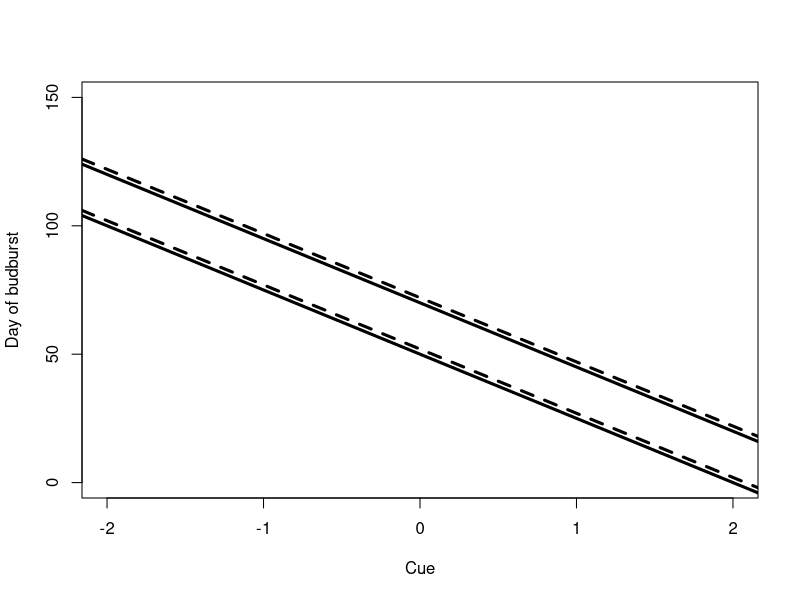
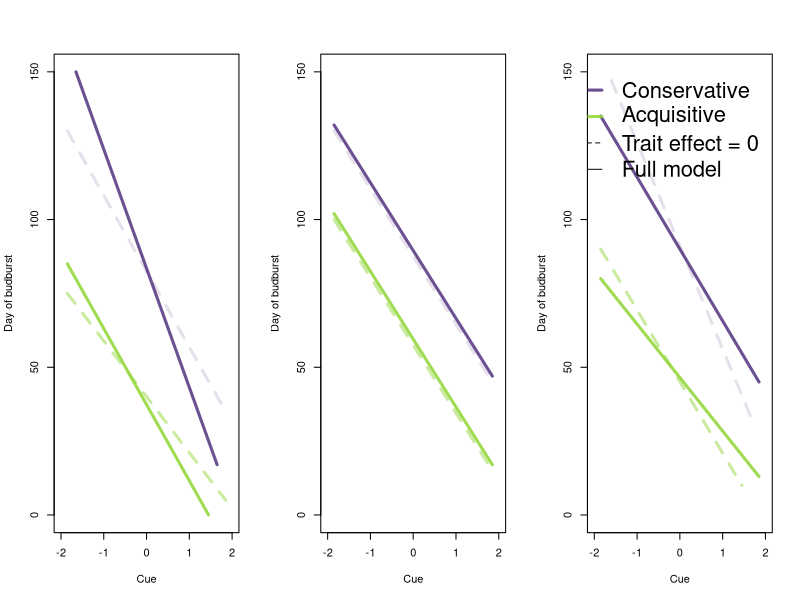

The R script that drew these images, in order:
# started Jan 31, 2022 by Deirdre

# aim of this code is to make a conceptual figure for the traitors ms:

setwd("~/Documents/github/ospree/analyses/traits")

col.sp <- c(rgb(72 / 255, 38 / 255, 119 / 255, alpha = 0.8), rgb(149 / 255, 216 / 255, 64 / 255, alpha = 0.9))
col1.sp <- c(rgb(72 / 255, 38 / 255, 119 / 255, alpha = 0.14), rgb(149 / 255, 216 / 255, 64 / 255, alpha = 0.2))
col2.sp <- c(rgb(72 / 255, 38 / 255, 119 / 255, alpha = 0.4), rgb(149 / 255, 216 / 255, 64 / 255, alpha = 0.5))

pdf("figures/conceptFig.pdf", width = 18, height = 5)
par(mfrow=c(1,3))  
plot(0, type="n", ylab="Day of budburst", xlab = "Cue", xlim =c(-2,2), ylim =c(0, 150))
segments(x0 = -1.85, x1 = 1.85, y0 = 130, y1 = 35,lwd =3, lty = 2, col = col1.sp[1])
segments(x0 = -1.85, x1 = 1.85, y0 = 75, y1 = 5,lwd =3, lty = 2, col = col2.sp[2])
segments(x0 = -1.65, x1 = 1.65, y0 = 150, y1 = 17, lwd =3, lty = 1, col = col.sp[1])
segments(x0 = -1.85, x1 = 1.45, y0 = 85, y1 = 0,lwd =3, lty = 1, col = col.sp[2])

plot(0, type="n", ylab="Day of budburst", xlab = "Cue", xlim =c(-2,2), ylim =c(0, 150))
segments(x0 = -1.85, x1 = 1.85, y0 = 130, y1 = 45,lwd =3, lty = 2, col = col1.sp[1])
segments(x0 = -1.85, x1 = 1.85, y0 = 100, y1 = 15,lwd =3, lty = 2, col = col2.sp[2])
segments(x0 = -1.85, x1 = 1.85, y0 = 132, y1 = 47, lwd =3, lty = 1, col = col.sp[1])
segments(x0 = -1.85, x1 = 1.85, y0 = 102, y1 = 17,lwd =3, lty = 1, col = col.sp[2])

plot(0, type="n", ylab="Day of budburst", xlab = "Cue", xlim =c(-2,2), ylim =c(0, 150))
segments(x0 = -1.60, x1 = 1.75, y0 = 147, y1 = 30, lwd =3, lty = 2, col = col1.sp[1])
segments(x0 = -1.85, x1 = 1.45, y0 = 90, y1 = 10,lwd =3, lty = 2, col = col2.sp[2])
segments(x0 = -1.85, x1 = 1.85, y0 = 135, y1 = 45,lwd =3, lty = 1, col = col.sp[1])
segments(x0 = -1.85, x1 = 1.85, y0 = 80, y1 = 13,lwd =3, lty = 1, col = col.sp[2])

legend("topright", legend = c(expression("Conservative"),
                              expression("Acquisitive"),
                              expression(paste("Trait effect", " = 0", sep = "")),
                              expression(paste("Full model"))),
       col = c(col.sp[1], col.sp[2],"black", "black"), pt.bg = c(col.sp, NA, NA),
       inset = 0.02, lty = c(1,1,2,1), lwd = c(3,3,1,1), cex = 2, bty = "n")

# legend("topright", legend = c(expression(paste("Low trait")),
#                               expression(paste("High trait")),
#                               expression(paste("Trait effect", " = 0", sep = "")),
#                               expression(paste("Full model"))))

dev.off()


plot(0, type="n", ylab="Day of budburst", xlab = "Cue", xlim =c(-2,2), ylim =c(0, 150))
abline(50,-25, lwd = 3)
abline(70,-25, lwd = 3)
abline(52,-25, lwd = 3, lty = 2)
abline(72,-25, lwd = 3, lty = 2)
